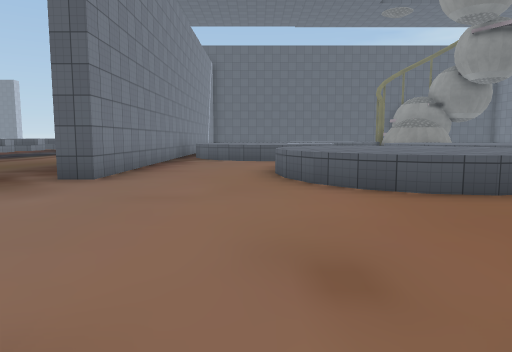
[1] (above)

24 first-person views from a walk through a 3-D level made in the Unity game engine. The camera is 1.4 m above the floor, tilts 6° down and sees 70° across. The floor is counted in squares, 2 m on a side. Each view is taken from the middle of a square. On the plan, view 1 faces up. The plan holds only what a view shows up to about 11 squares ahead; the rest is blank. The place goes on beyond the plan. The player character is not drawn. Some surface patterns are stand-ins.

[2]
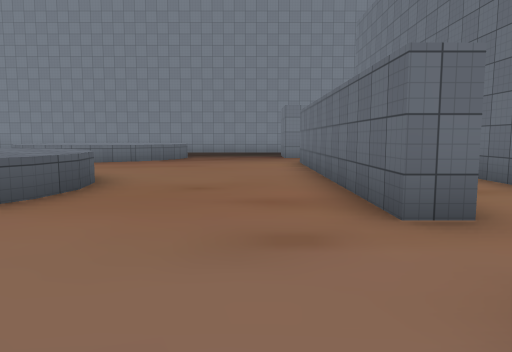

[3]
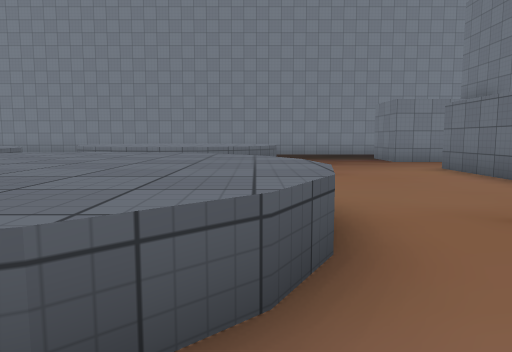

[4]
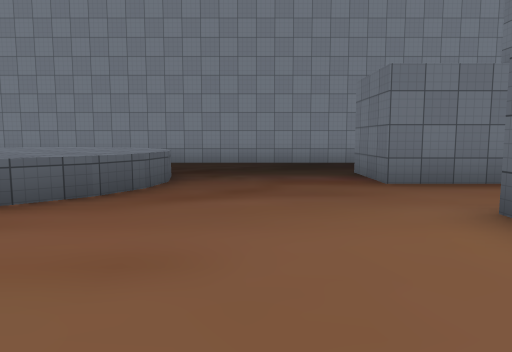

[5]
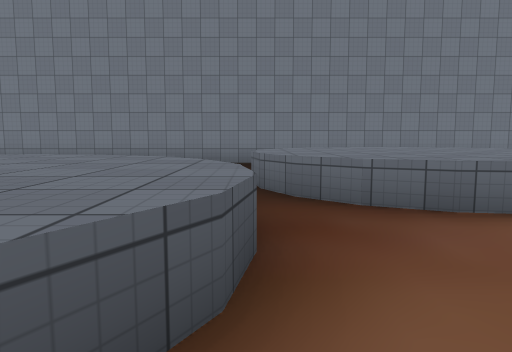

[6]
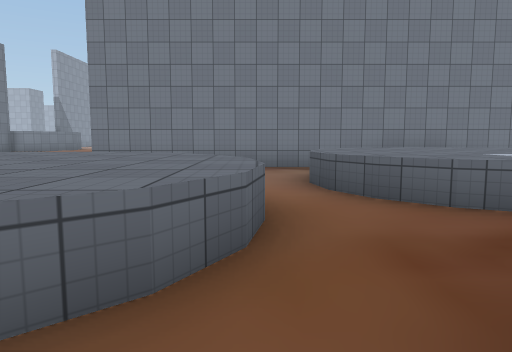

[7]
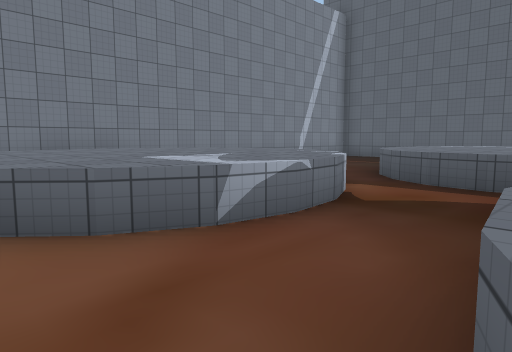

[8]
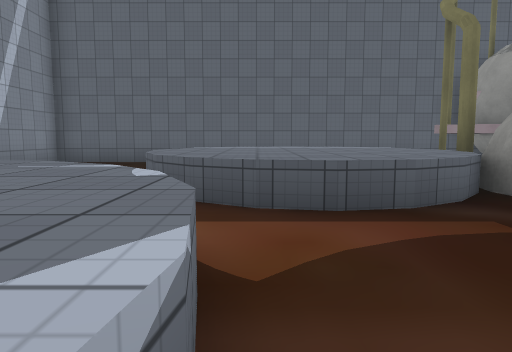

[9]
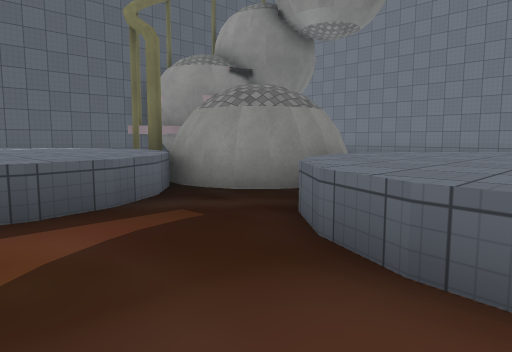

[10]
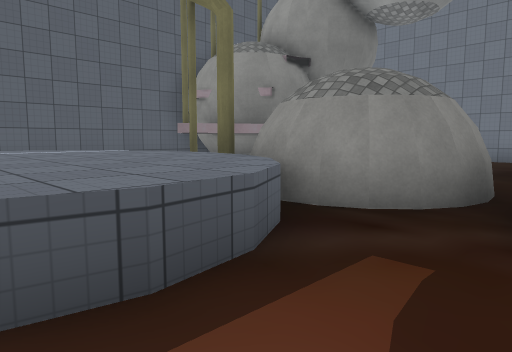

[11]
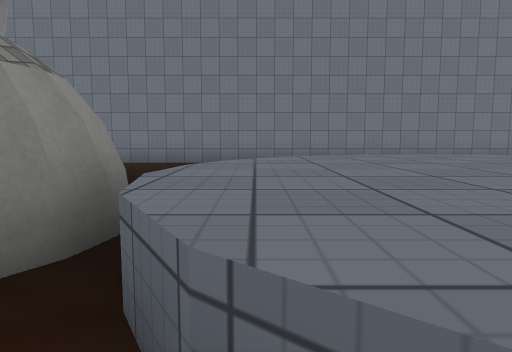

[12]
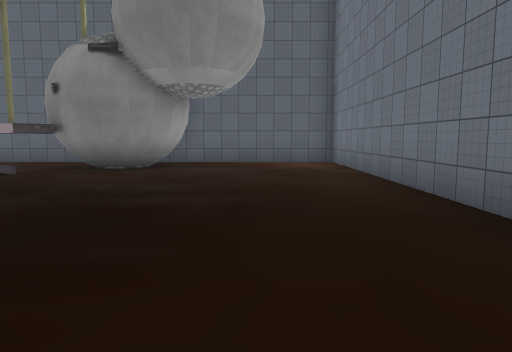

[13]
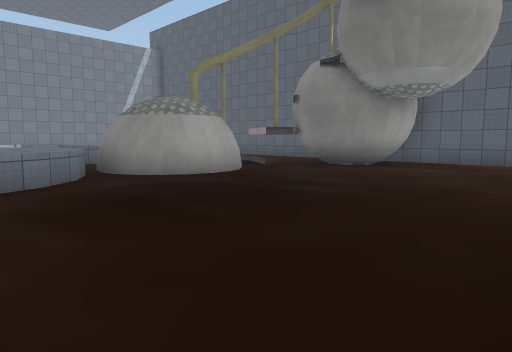

[14]
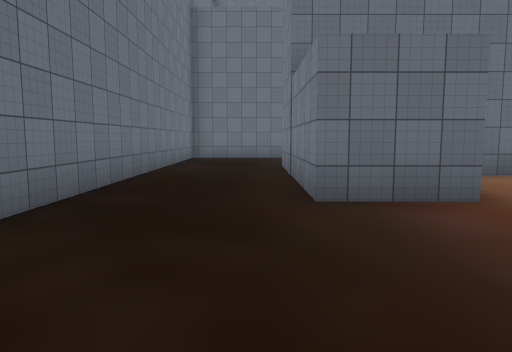

[15]
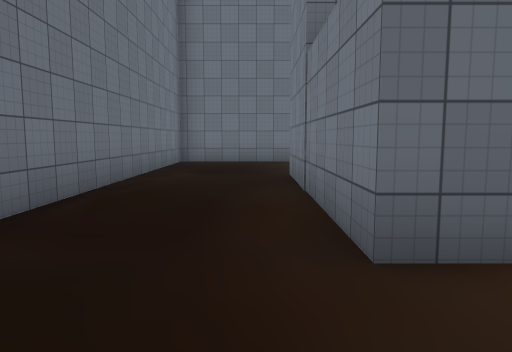

[16]
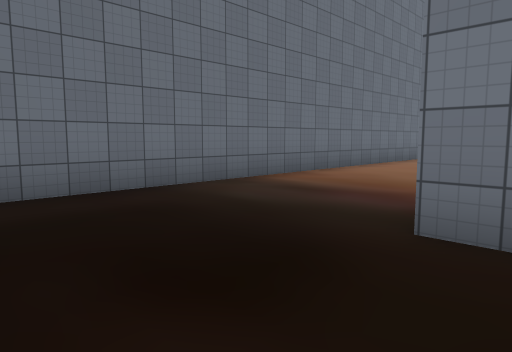

[17]
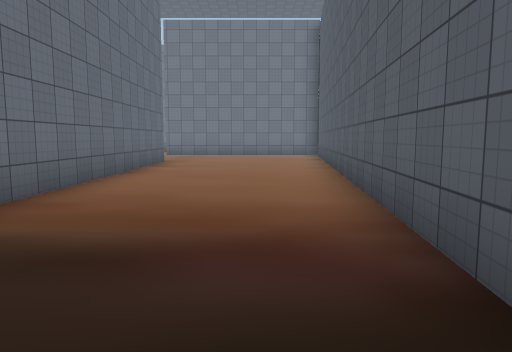

[18]
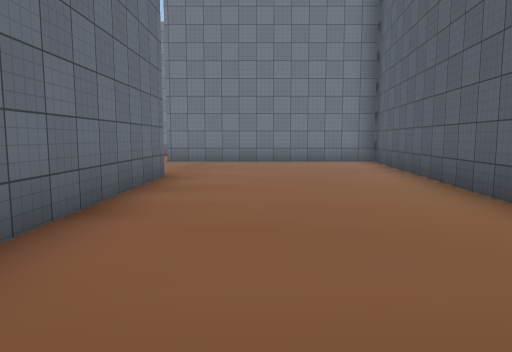

[19]
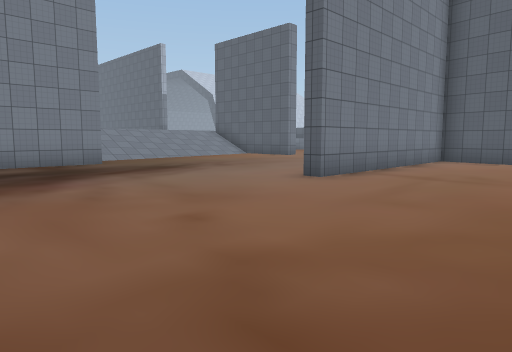

[20]
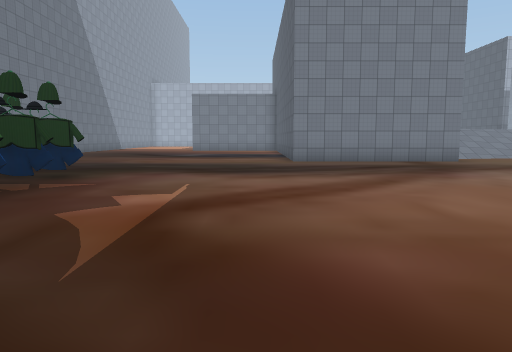

[21]
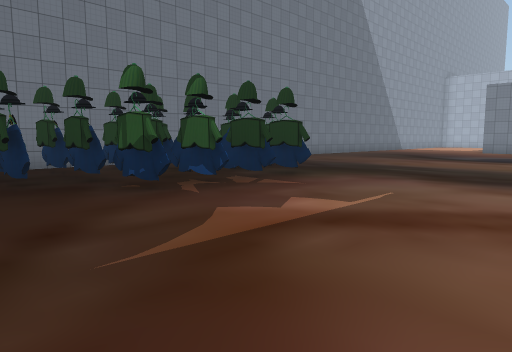

[22]
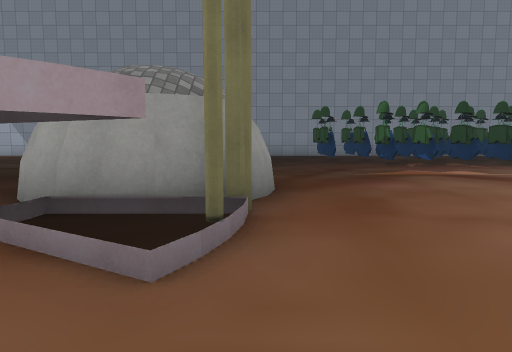

[23]
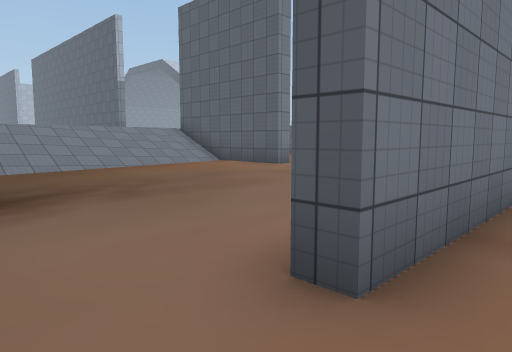

[24]
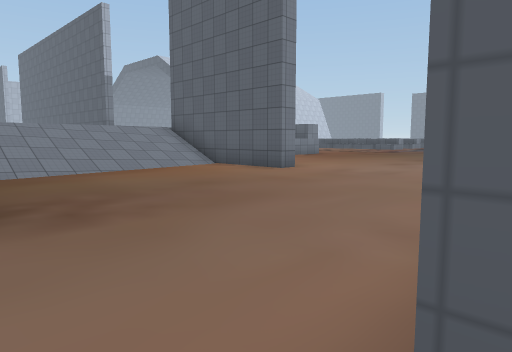

### Floor plan
Key: @ floor where view 1 was taken; # wall or solid block; . floor; / step, stairs or slope; ^ raised ledge; T thing the floor can be seen under or through; O other object.
Columns run from 10 left of view 1 to 16 right of it. Each row starts with its distance up from view 1.
 24        ###################
 23        #...     ...T ....##
 22        #  .  ^^...TT #....#
 21        #  . ^^^^.TTT##....#
 20        #  ..^^^^^TT.......#
 19        #  ..^^^^^#T.......#
 18        #   .^^^^####......#
 17        #   ..^^^.###......#
 16        # ^^^......#.......#
 15        #^^^^^...^^^.......#
 14        #^^^^^..^^^^^......#
 13        #^^^^^..^^^^^. ....#
 12        #.^^^^..^ ^^^      #
 11    ..  #..^^....^^^^      #
 10    ... #....^^...^..^^.   #
  9     .. #...^^^^^...^^^^   #
  8     ...#...^^^^^ ..^^^^^  #
  7      ..#...^^^^^   ^^^^^  #
  6       .....^^^^^ ..^^^^^  #
  5       ......^^^.....^^^...#
  4        ...................#
  3         ..................#
  2    ..   ..................#
  1   ...    ............##...#
  0   ....    @.#######..##...#
 -1   ....      ..     ..##...#
 -2   ....  ##### #   ##  #...#
 -3 ###.... #...###########...#
 -4 /...... #............##...#
 -5 /.......#.................#
 -6 /.......#.................#
 -7 /.......#.................#
 -8 /.......#....##############
 -9  /..........
-10   #......... .
-11   #...........#
-12   #...........##
-13   #..........###
-14   #..........###.
-15   #..........#  ..
-16   ............   .
-17 ..............   ..
-18 ..............    ..
-19 .......OOOO...     .
-20  .....OOOO...
-21   ...OOOOOOO.

Where each view was taken, in squares from view 1:
view 1: 0 up, 0 right, facing up
view 2: 2 up, 2 left, facing right
view 3: 5 up, 0 right, facing right
view 4: 3 up, 5 right, facing right
view 5: 10 up, 5 right, facing right
view 6: 10 up, 6 right, facing left
view 7: 11 up, 5 right, facing up-left
view 8: 13 up, 3 right, facing up
view 9: 13 up, 3 right, facing up-right
view 10: 15 up, 3 right, facing up-right
view 11: 15 up, 5 right, facing right
view 12: 13 up, 13 right, facing up
view 13: 13 up, 15 right, facing up-left
view 14: 5 up, 13 right, facing down
view 15: 3 up, 13 right, facing down
view 16: 3 down, 15 right, facing down-left
view 17: 5 down, 13 right, facing left
view 18: 6 down, 9 right, facing left
view 19: 14 down, 2 right, facing up-left
view 20: 16 down, 3 right, facing left
view 21: 15 down, 2 right, facing down-left
view 22: 10 down, 3 right, facing down
view 23: 10 down, 1 left, facing up-left
view 24: 9 down, 2 left, facing up-left
